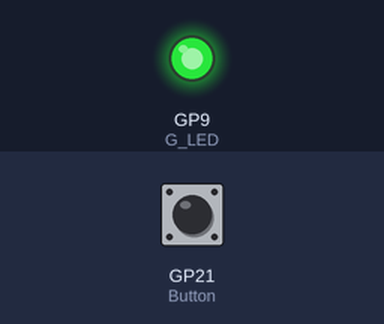
A program run on a simulated Raspberry Pi Pico running MicroPython. On the bench: output pins drawn as LEDs (lit = HIGH). The test bench sets the inputs (shaded band); at power-on: GP21 (Button) LOW.

Above: at 1.2 s.
1.3 s: GP21 (Button) pulled HIGH for 0.15 s
At 1.37 s:
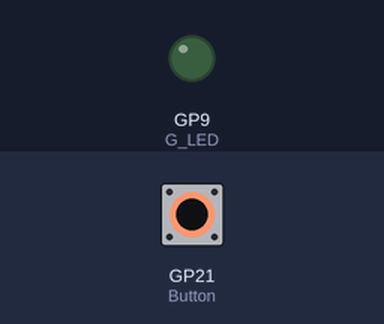
2.9 s: GP21 (Button) pulled HIGH for 3.2 s
At 6.7 s:
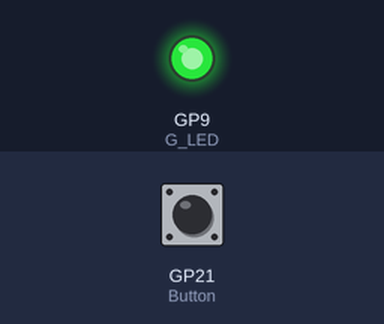
Timing chart, 0 to 8.2 s (numbered marks = the images above; inputs shaded):
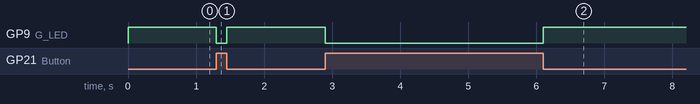

Measured:
- after the input at 1.3 s, GP9 (G_LED): HIGH → LOW at once, → HIGH 0.15 s later
- after the input at 2.9 s, GP9 (G_LED): HIGH → LOW at once, → HIGH 3.2 s later

The program:

button.py
```python
import time                  # Importing the time class
from machine import Pin      # Import the Pin class from the machine module.

Button = Pin(21, Pin.IN)     # create input pin on GPIO21
G_LED = Pin(9, Pin.OUT)      # create output pin on GPIO9

while(1):                    # An infinite loop statement.
    button_value = Button.value()  # Read the key value
    if button_value == 1:          # Check whether the value of the key is 1, if so, turn off the LED.
        G_LED.off()                # Set pin to "off" (low) level
    else:                          # If the value of the key is not 1, the LED is turned on.
        G_LED.on()                 # Set pin to "on" (high) level
```
